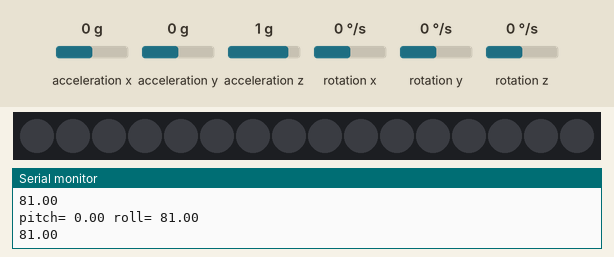
The sketch below on a simulated Arduino Uno, built with avr-gcc and run on an emulated ATmega328P. Parts: 16 RGB LEDs in strip order, left to right, the last lines printed to the serial monitor. The test bench sets the inputs (shaded band); at power-on: acceleration y 0 g, acceleration z 1 g, acceleration x 0 g, rotation x 0 °/s, rotation y 0 °/s, rotation z 0 °/s. The strip is taken to match the declared colour order.

Above: at 1.2 s.
1.3 s: acceleration y set to -1.4 g
At 2.5 s:
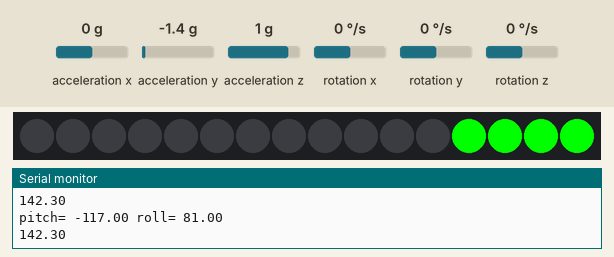
2.8 s: acceleration z set to -1.4 g
At 3.6 s:
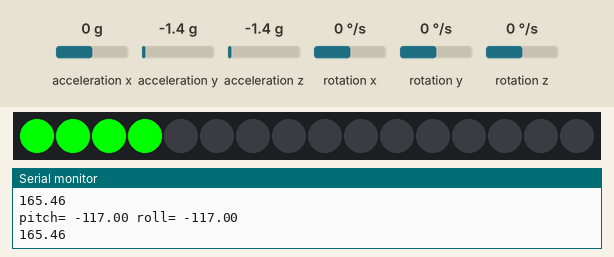
4.3 s: acceleration y set to 0.8 g
At 4.9 s:
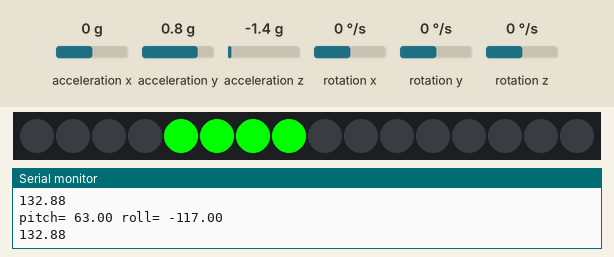
5.8 s: acceleration z set to 0.8 g
At 7.1 s:
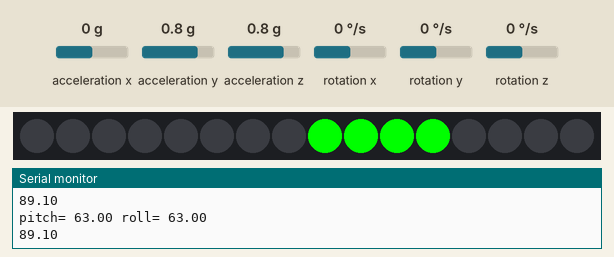
Timing chart, 0 to 8.3 s (numbered marks = the images above; inputs shaded):
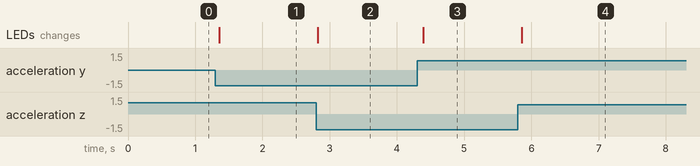

The sketch:

mission3-2019-group1.ino
```cpp
#include <Wire.h>
#include <MPU6050.h>
#include <Adafruit_NeoPixel.h>

#define PIN A0
#define NEOPIXELS 16

MPU6050 mpu;

Adafruit_NeoPixel pixels = Adafruit_NeoPixel(NEOPIXELS, PIN, NEO_RGB + NEO_KHZ800);

void setup()
{
  Serial.begin(115200);

  Serial.println("Initialize MPU6050");

  while(!mpu.begin(MPU6050_SCALE_2000DPS, MPU6050_RANGE_2G))
  {
    Serial.println("Could not find a valid MPU6050 sensor, check wiring!");
    delay(500);
  }

  pixels.begin ();
  // If you want, you can set accelerometer offsets
  // mpu.setAccelOffsetX();
  // mpu.setAccelOffsetY();
  // mpu.setAccelOffsetZ();

  checkSettings();
}

void checkSettings()
{
  Serial.println();

  Serial.print(" * Sleep Mode:            ");
  Serial.println(mpu.getSleepEnabled() ? "Enabled" : "Disabled");

  Serial.print(" * Clock Source:          ");
  switch(mpu.getClockSource())
  {
    case MPU6050_CLOCK_KEEP_RESET:     Serial.println("Stops the clock and keeps the timing generator in reset"); break;
    case MPU6050_CLOCK_EXTERNAL_19MHZ: Serial.println("PLL with external 19.2MHz reference"); break;
    case MPU6050_CLOCK_EXTERNAL_32KHZ: Serial.println("PLL with external 32.768kHz reference"); break;
    case MPU6050_CLOCK_PLL_ZGYRO:      Serial.println("PLL with Z axis gyroscope reference"); break;
    case MPU6050_CLOCK_PLL_YGYRO:      Serial.println("PLL with Y axis gyroscope reference"); break;
    case MPU6050_CLOCK_PLL_XGYRO:      Serial.println("PLL with X axis gyroscope reference"); break;
    case MPU6050_CLOCK_INTERNAL_8MHZ:  Serial.println("Internal 8MHz oscillator"); break;
  }

  Serial.print(" * Accelerometer:         ");
  switch(mpu.getRange())
  {
    case MPU6050_RANGE_16G:            Serial.println("+/- 16 g"); break;
    case MPU6050_RANGE_8G:             Serial.println("+/- 8 g"); break;
    case MPU6050_RANGE_4G:             Serial.println("+/- 4 g"); break;
    case MPU6050_RANGE_2G:             Serial.println("+/- 2 g"); break;
  }

  Serial.print(" * Accelerometer offsets: ");
  Serial.print(mpu.getAccelOffsetX());
  Serial.print(" / ");
  Serial.print(mpu.getAccelOffsetY());
  Serial.print(" / ");
  Serial.println(mpu.getAccelOffsetZ());

  Serial.println();
}

void loop()
{
  Vector normAccel = mpu.readNormalizeAccel();

  double pitch2=normAccel.YAxis;
  double roll2=normAccel.ZAxis;

  double pitch=map(pitch2, -10.5,10.5,-90,90);
  double roll=map(roll2, -10.5,10.5,-90,90);

  Serial.print("pitch= ");
  Serial.print(pitch);
  Serial.print(" roll= ");
  Serial.println(roll);

  Serial.println(sqrt(((double)pitch*(double)pitch)+((double)roll*(double)roll)));

  if(sqrt(((double)pitch*(double)pitch)+((double)roll*(double)roll))>21.21){
    if(pitch>0 && roll>0){
      wingLight(2,255,0,0);
    }else if(pitch<0 && roll>0){
      wingLight(3,255,0,0);
    }else if(pitch>0 && roll<0){
      wingLight(1,255,0,0);
    }else if(pitch<0 && roll<0){
      wingLight(0,255,0,0);
    }
  }else{
    pixels.clear();
    pixels.show();
  }
  delay(100);
}
```

wingLight.ino
```cpp
void wingLight(byte num, byte red, byte green, byte blue){
  pixels.clear();
  for(int i=0; i<NEOPIXELS/4; i++){
    pixels.setPixelColor(i+(4*num), green,red,blue);
  }
  pixels.show();
}
```

Measured:
- after the input at 1.3 s, the LEDs: change after 0.06 s (image 1)
- after the input at 2.8 s, the LEDs: change at once (image 2)
- after the input at 4.3 s, the LEDs: change after 0.09 s (image 3)
- after the input at 5.8 s, the LEDs: change after 0.06 s (image 4)
